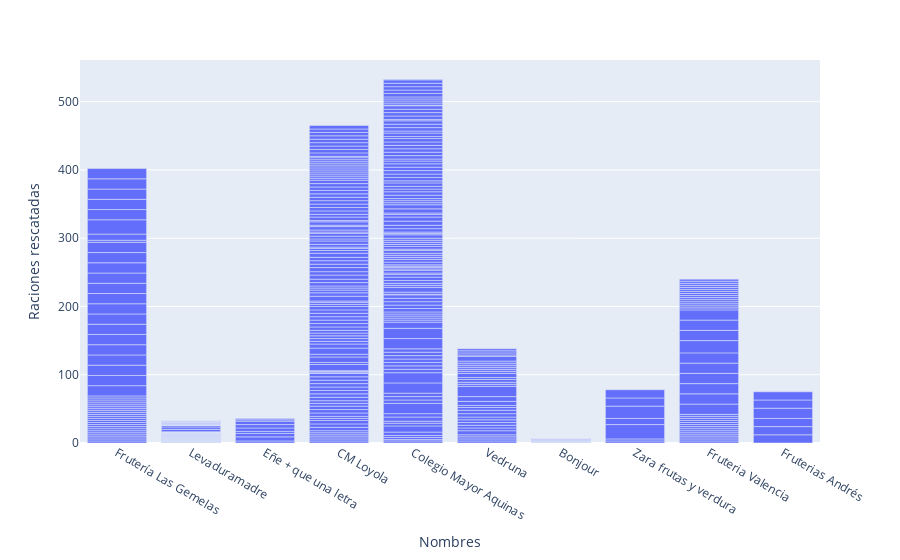

Notebook code for this chart:
### Markdown cell above
# Jueves actualidad

### Code cell
df_actualidad = df2[df2['Dia'].dt.dayofweek == 3]
df_actualidad = df_actualidad[df2['Dia'].dt.year == 2022]
fig = px.bar(df_actualidad, x="Nombres",y='Raciones rescatadas')
fig.show()

### Figure 1 — Plotly figure (JSON) as saved in the notebook; plotly's stock layout.template omitted (floating-point values rounded to 4 significant figures; data arrays with more than 128 entries replaced by an {"elided": "..."} marker saying what was removed)
{"data": [{"alignmentgroup": "True", "hovertemplate": "Nombres=%{x}<br>Raciones rescatadas=%{y}<extra></extra>", "legendgroup": "", "marker": {"color": "#636efa", "pattern": {"shape": ""}}, "name": "", "offsetgroup": "", "orientation": "v", "showlegend": false, "textposition": "auto", "type": "bar", "x": {"elided": "443 str values"}, "xaxis": "x", "y": {"elided": "443 float values"}, "yaxis": "y"}], "layout": {"barmode": "relative", "legend": {"tracegroupgap": 0}, "margin": {"t": 60}, "xaxis": {"anchor": "y", "domain": [0, 1], "title": {"text": "Nombres"}}, "yaxis": {"anchor": "x", "domain": [0, 1], "title": {"text": "Raciones rescatadas"}}}}
